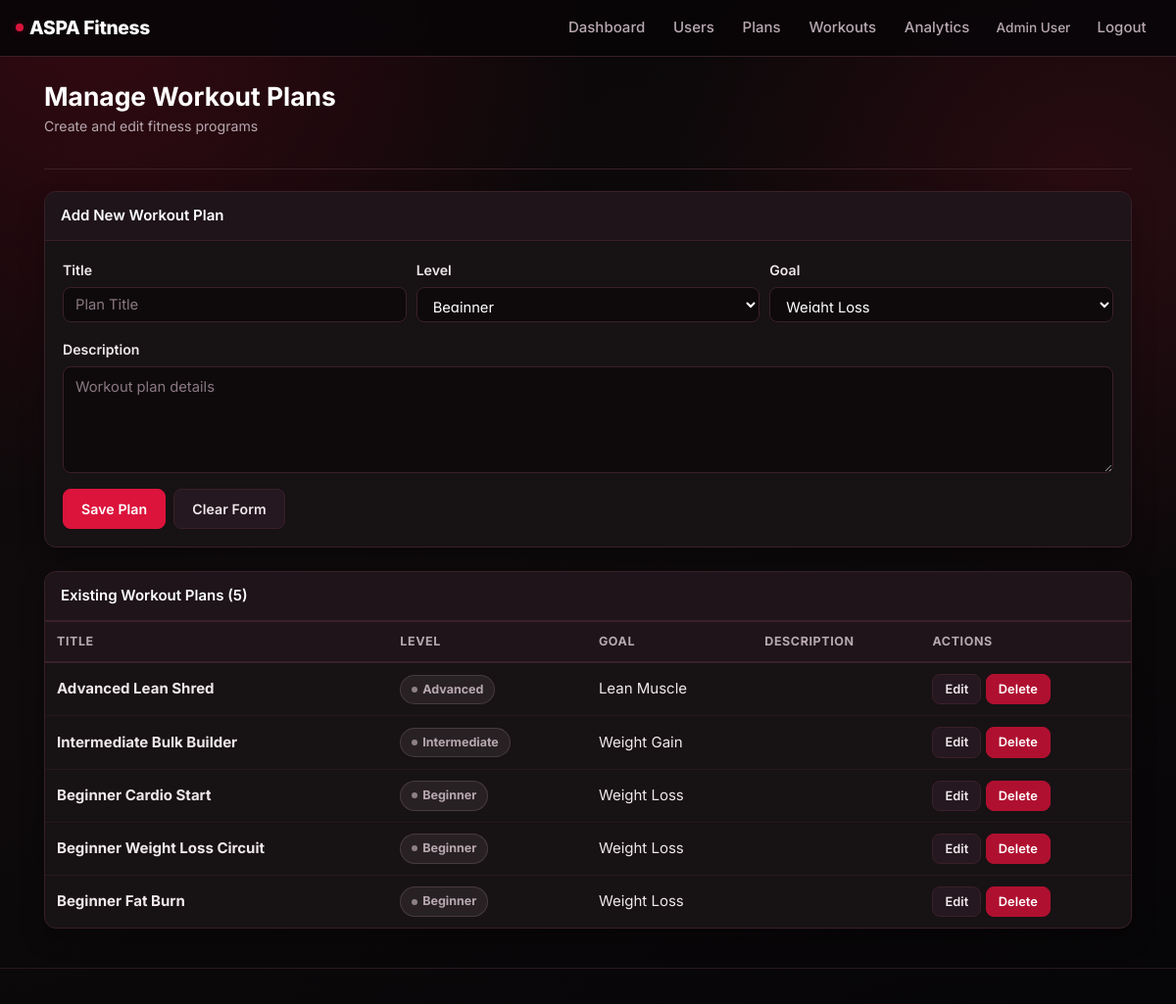
Page /admin/manage_workouts.php (signed in) on the committed database.
### tables this page shows
CREATE TABLE IF NOT EXISTS workout_plans (
    id INT AUTO_INCREMENT PRIMARY KEY,
    user_id INT NOT NULL,
    workout_plan_id INT NOT NULL,
    title VARCHAR(100) NOT NULL,
    level ENUM('beginner','intermediate','advanced') DEFAULT 'beginner',
    goal ENUM('weight_loss','weight_gain','lean_muscle') DEFAULT 'weight_loss',
    FOREIGN KEY (user_id) REFERENCES users(id) ON DELETE CASCADE
);

### admin/manage_workouts.php (the view, shortened to what this page needs)
<?php
require_once __DIR__ . '/../config/app.php';
$descriptionColumn = $conn->query("SHOW COLUMNS FROM workout_plans LIKE 'description'");
if ($descriptionColumn && $descriptionColumn->num_rows === 0) {
    $conn->query("ALTER TABLE workout_plans ADD COLUMN description TEXT NULL");
}
$plans = [];
$res = $conn->query('SELECT * FROM workout_plans ORDER BY id DESC');
if ($res) {
    while ($row = $res->fetch_assoc()) {
        $plans[] = $row;
    }
}
?>
<?php include __DIR__ . '/../includes/header.php'; ?>
<section class="page-section">
    <div class="page-header">
        <div>
            <h2>Manage Workout Plans</h2>
            <p class="page-header-sub">Create and edit fitness programs</p>
        </div>
    </div>
    <div class="card mb-4">
        <div class="card-header" id="workout-form-heading">Add New Workout Plan</div>
        <div class="card-body">
            <form method="post">
                <div class="form-row">
                    <div class="form-group col-md-4">
                        <label class="form-label">Title</label>
                        <input class="form-control" name="title" id="wp-title" placeholder="Plan Title" required>
                    </div>
                    <div class="form-group col-md-4">
                        <label class="form-label">Level</label>
                        <select name="level" id="wp-level" class="form-control">
                            <option value="beginner">Beginner</option>
                        </select>
                    </div>
                    <div class="form-group col-md-4">
                        <label class="form-label">Goal</label>
                        <select name="goal" id="wp-goal" class="form-control">
                            <option value="weight_loss">Weight Loss</option>
                        </select>
                    </div>
                </div>
                <div class="form-group">
                    <label class="form-label">Description</label>
                    <textarea class="form-control" name="description" id="wp-description" rows="4" placeholder="Workout plan details"></textarea>
                </div>
                <div class="d-flex gap-2">
                    <button class="btn btn-primary" type="submit">Save Plan</button>
                    <button class="btn btn-secondary" type="reset" id="wp-reset-btn">Clear Form</button>
                </div>
            </form>
        </div>
    </div>
    <div class="card">
        <div class="card-header">Existing Workout Plans (<?= count($plans) ?>)</div>
        <div class="card-body p-0">
            <?php if (empty($plans)): ?>
                <p class="text-muted p-3 mb-0">No workout plans yet. Create one above.</p>
            <?php else: ?>
                <div class="table-responsive">
                    <table class="table table-hover mb-0">
                        <thead>
                            <tr>
                                <th>Title</th>
                                <th>Level</th>
                                <th>Goal</th>
                                <th>Description</th>
                                <th>Actions</th>
                            </tr>
                        </thead>
                        <tbody>
                        <?php foreach ($plans as $p): ?>
                            <tr data-id="<?= $p['id'] ?>"
                                data-title="<?= htmlspecialchars($p['title'], ENT_QUOTES) ?>"
                                data-level="<?= htmlspecialchars($p['level']) ?>"
                                data-goal="<?= htmlspecialchars($p['goal']) ?>"
                                data-description="<?= htmlspecialchars($p['description'] ?? '', ENT_QUOTES) ?>">
                                <td><strong><?= htmlspecialchars($p['title']) ?></strong></td>
                                <td>
                                    <span class="status-pill inactive"><?= ucfirst(htmlspecialchars($p['level'])) ?></span>
                                </td>
                                <td><?= htmlspecialchars(ucwords(str_replace('_', ' ', $p['goal']))) ?></td>
                                <td><?= nl2br(htmlspecialchars(substr($p['description'] ?? '', 0, 120))) ?></td>
                                <td>
                                    <a class="btn btn-sm btn-secondary edit-wp" href="#">Edit</a>
                                    <a class="btn btn-sm btn-danger" href="?delete=<?= $p['id'] ?>" onclick="return confirm('Delete this plan?');">Delete</a>
                                </td>
                            </tr>
                        <?php endforeach; ?>
                        </tbody>
                    </table>
                </div>
            <?php endif; ?>
        </div>
    </div>
</section>
<?php include __DIR__ . '/../includes/footer.php'; ?>

### includes/header.php (shortened to what this page needs)
<!DOCTYPE html>
<html lang="en">
<head>
    <link rel="stylesheet" href="https://stackpath.bootstrapcdn.com/bootstrap/4.5.2/css/bootstrap.min.css">
    <link rel="stylesheet" href="https://cdnjs.cloudflare.com/ajax/libs/font-awesome/6.5.0/css/all.min.css">
    <link rel="stylesheet" href="<?= BASE_URL ?>/assets/css/style.css">
</head>
<body>
<nav class="navbar navbar-expand-lg navbar-light">
    <a class="navbar-brand" href="<?= BASE_URL ?>/index.php">ASPA Fitness</a>
    <div class="collapse navbar-collapse" id="mainNavbar">
        <ul class="navbar-nav ml-auto align-items-center">
            <?php if (isset($_SESSION['role'])): ?>
                <?php if ($_SESSION['role'] === 'admin'): ?>
                    <li class="nav-item"><a class="nav-link" href="<?= BASE_URL ?>/admin/dashboard.php">Dashboard</a></li>
                    <li class="nav-item"><a class="nav-link" href="<?= BASE_URL ?>/admin/manage_users.php">Users</a></li>
                    <li class="nav-item"><a class="nav-link" href="<?= BASE_URL ?>/admin/manage_plans.php">Plans</a></li>
                    <li class="nav-item"><a class="nav-link" href="<?= BASE_URL ?>/admin/manage_workouts.php">Workouts</a></li>
                    <li class="nav-item"><a class="nav-link" href="<?= BASE_URL ?>/admin/payment_analytics.php">Analytics</a></li>
                <?php endif; ?>
                <?php if (isset($_SESSION['name'])): ?>
                    <li class="nav-item"><span class="nav-username"><?= htmlspecialchars($_SESSION['name']) ?></span></li>
                <?php endif; ?>
                <li class="nav-item"><a class="nav-link" href="<?= BASE_URL ?>/auth/logout.php">Logout</a></li>
            <?php else: ?>
                <li class="nav-item"><a class="nav-link" href="<?= BASE_URL ?>/auth/login.php">Login</a></li>
                <li class="nav-item"><a class="nav-link" href="<?= BASE_URL ?>/auth/register.php">Register</a></li>
            <?php endif; ?>
        </ul>
    </div>
</nav>
<div class="container mt-4">

### includes/footer.php (shortened to what this page needs)
</div>
<footer></footer>
</body>
</html>

### rows in the picture
workout_plans: title "Advanced Lean Shred", level "Advanced", goal "Lean Muscle"
workout_plans: title "Intermediate Bulk Builder", level "Intermediate", goal "Weight Gain"
workout_plans: title "Beginner Cardio Start", level "Beginner", goal "Weight Loss"
workout_plans: title "Beginner Weight Loss Circuit", level "Beginner", goal "Weight Loss"
workout_plans: title "Beginner Fat Burn", level "Beginner", goal "Weight Loss"

### other values in the picture
$_SESSION['name'] "Admin User"
count($plans) "5"
